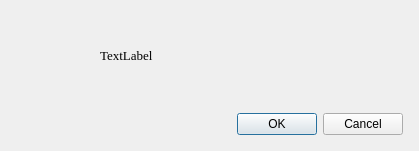
<?xml version="1.0" encoding="UTF-8"?>
<ui version="4.0">
 <class>DeleteWindow</class>
 <widget class="QDialog" name="DeleteWindow">
  <property name="geometry">
   <rect>
    <x>0</x>
    <y>0</y>
    <width>419</width>
    <height>151</height>
   </rect>
  </property>
  <property name="windowTitle">
   <string>Dialog</string>
  </property>
  <widget class="QDialogButtonBox" name="buttonBox">
   <property name="geometry">
    <rect>
     <x>210</x>
     <y>110</y>
     <width>193</width>
     <height>28</height>
    </rect>
   </property>
   <property name="orientation">
    <enum>Qt::Horizontal</enum>
   </property>
   <property name="standardButtons">
    <set>QDialogButtonBox::Cancel|QDialogButtonBox::Ok</set>
   </property>
  </widget>
  <widget class="QLabel" name="label">
   <property name="geometry">
    <rect>
     <x>20</x>
     <y>20</y>
     <width>131</width>
     <height>81</height>
    </rect>
   </property>
   <property name="text">
    <string/>
   </property>
   <property name="margin">
    <number>10</number>
   </property>
  </widget>
  <widget class="QLabel" name="label_2">
   <property name="geometry">
    <rect>
     <x>100</x>
     <y>10</y>
     <width>301</width>
     <height>91</height>
    </rect>
   </property>
   <property name="font">
    <font>
     <family>Times New Roman</family>
     <pointsize>10</pointsize>
    </font>
   </property>
   <property name="text">
    <string>TextLabel</string>
   </property>
  </widget>
 </widget>
 <resources/>
 <connections>
  <connection>
   <sender>buttonBox</sender>
   <signal>accepted()</signal>
   <receiver>DeleteWindow</receiver>
   <slot>accept()</slot>
   <hints>
    <hint type="sourcelabel">
     <x>203</x>
     <y>25</y>
    </hint>
    <hint type="destinationlabel">
     <x>157</x>
     <y>274</y>
    </hint>
   </hints>
  </connection>
  <connection>
   <sender>buttonBox</sender>
   <signal>rejected()</signal>
   <receiver>DeleteWindow</receiver>
   <slot>reject()</slot>
   <hints>
    <hint type="sourcelabel">
     <x>203</x>
     <y>31</y>
    </hint>
    <hint type="destinationlabel">
     <x>286</x>
     <y>274</y>
    </hint>
   </hints>
  </connection>
 </connections>
</ui>
